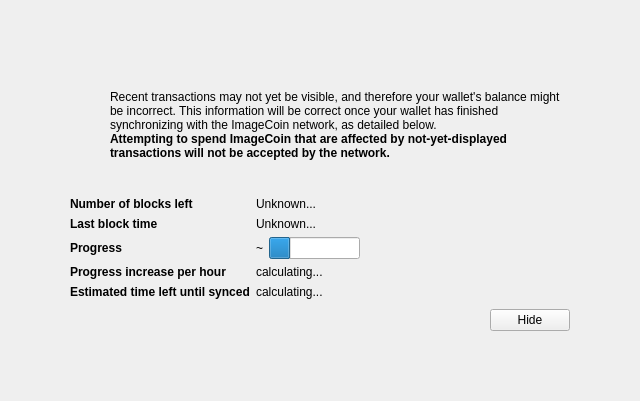
<?xml version="1.0" encoding="UTF-8"?>
<ui version="4.0">
 <class>ModalOverlay</class>
 <widget class="ModalOverlay" name="ModalOverlay">
  <property name="geometry">
   <rect>
    <x>0</x>
    <y>0</y>
    <width>640</width>
    <height>401</height>
   </rect>
  </property>
  <property name="windowTitle">
   <string>Form</string>
  </property>
  <layout class="QVBoxLayout" name="verticalLayout" stretch="0">
   <property name="sizeConstraint">
    <enum>QLayout::SetDefaultConstraint</enum>
   </property>
   <property name="leftMargin">
    <number>0</number>
   </property>
   <property name="topMargin">
    <number>0</number>
   </property>
   <property name="rightMargin">
    <number>0</number>
   </property>
   <property name="bottomMargin">
    <number>0</number>
   </property>
   <item>
    <widget class="QWidget" name="bgWidget" native="true">
     <property name="styleSheet">
      <string notr="true"/>
     </property>
     <layout class="QVBoxLayout" name="verticalLayoutMain" stretch="0">
      <property name="leftMargin">
       <number>60</number>
      </property>
      <property name="topMargin">
       <number>60</number>
      </property>
      <property name="rightMargin">
       <number>60</number>
      </property>
      <property name="bottomMargin">
       <number>60</number>
      </property>
      <item>
       <widget class="QWidget" name="contentWidget" native="true">
        <property name="styleSheet">
         <string notr="true"/>
        </property>
        <layout class="QVBoxLayout" name="verticalLayoutSub" stretch="1,0,0,0,0">
         <property name="spacing">
          <number>0</number>
         </property>
         <property name="leftMargin">
          <number>10</number>
         </property>
         <property name="topMargin">
          <number>10</number>
         </property>
         <property name="rightMargin">
          <number>10</number>
         </property>
         <property name="bottomMargin">
          <number>10</number>
         </property>
         <item>
          <layout class="QHBoxLayout" name="horizontalLayoutIconText" stretch="0,1">
           <property name="topMargin">
            <number>20</number>
           </property>
           <item>
            <layout class="QVBoxLayout" name="verticalLayoutIcon">
             <property name="leftMargin">
              <number>0</number>
             </property>
             <item>
              <widget class="QPushButton" name="warningIcon">
               <property name="enabled">
                <bool>false</bool>
               </property>
               <property name="text">
                <string/>
               </property>
               <property name="icon">
                <iconset>
                 <normaloff>:/icons/warning</normaloff>
                 <disabledoff>:/icons/warning</disabledoff>:/icons/warning</iconset>
               </property>
               <property name="iconSize">
                <size>
                 <width>48</width>
                 <height>48</height>
                </size>
               </property>
               <property name="flat">
                <bool>true</bool>
               </property>
              </widget>
             </item>
             <item>
              <spacer name="verticalSpacerWarningIcon">
               <property name="orientation">
                <enum>Qt::Vertical</enum>
               </property>
               <property name="sizeHint" stdset="0">
                <size>
                 <width>20</width>
                 <height>40</height>
                </size>
               </property>
              </spacer>
             </item>
            </layout>
           </item>
           <item>
            <layout class="QVBoxLayout" name="verticalLayoutInfoText">
             <property name="leftMargin">
              <number>0</number>
             </property>
             <property name="topMargin">
              <number>0</number>
             </property>
             <item>
              <widget class="QLabel" name="infoText">
               <property name="text">
                <string>Recent transactions may not yet be visible, and therefore your wallet's balance might be incorrect. This information will be correct once your wallet has finished synchronizing with the ImageCoin network, as detailed below.</string>
               </property>
               <property name="textFormat">
                <enum>Qt::RichText</enum>
               </property>
               <property name="wordWrap">
                <bool>true</bool>
               </property>
              </widget>
             </item>
             <item>
              <widget class="QLabel" name="infoTextStrong">
               <property name="font">
                <font>
                 <weight>75</weight>
                 <bold>true</bold>
                </font>
               </property>
               <property name="text">
                <string>Attempting to spend ImageCoin that are affected by not-yet-displayed transactions will not be accepted by the network.</string>
               </property>
               <property name="textFormat">
                <enum>Qt::RichText</enum>
               </property>
               <property name="wordWrap">
                <bool>true</bool>
               </property>
              </widget>
             </item>
             <item>
              <spacer name="verticalSpacerInTextSpace">
               <property name="orientation">
                <enum>Qt::Vertical</enum>
               </property>
               <property name="sizeHint" stdset="0">
                <size>
                 <width>20</width>
                 <height>40</height>
                </size>
               </property>
              </spacer>
             </item>
            </layout>
           </item>
          </layout>
         </item>
         <item>
          <spacer name="verticalSpacerAfterText">
           <property name="orientation">
            <enum>Qt::Vertical</enum>
           </property>
           <property name="sizeHint" stdset="0">
            <size>
             <width>20</width>
             <height>40</height>
            </size>
           </property>
          </spacer>
         </item>
         <item>
          <layout class="QFormLayout" name="formLayout">
           <property name="fieldGrowthPolicy">
            <enum>QFormLayout::FieldsStayAtSizeHint</enum>
           </property>
           <property name="horizontalSpacing">
            <number>6</number>
           </property>
           <property name="verticalSpacing">
            <number>6</number>
           </property>
           <property name="topMargin">
            <number>10</number>
           </property>
           <item row="0" column="0">
            <widget class="QLabel" name="labelNumberOfBlocksLeft">
             <property name="font">
              <font>
               <weight>75</weight>
               <bold>true</bold>
              </font>
             </property>
             <property name="text">
              <string>Number of blocks left</string>
             </property>
            </widget>
           </item>
           <item row="0" column="1">
            <widget class="QLabel" name="numberOfBlocksLeft">
             <property name="text">
              <string>Unknown...</string>
             </property>
            </widget>
           </item>
           <item row="1" column="0">
            <widget class="QLabel" name="labelLastBlockTime">
             <property name="font">
              <font>
               <weight>75</weight>
               <bold>true</bold>
              </font>
             </property>
             <property name="text">
              <string>Last block time</string>
             </property>
            </widget>
           </item>
           <item row="1" column="1">
            <widget class="QLabel" name="newestBlockDate">
             <property name="sizePolicy">
              <sizepolicy hsizetype="Maximum" vsizetype="Preferred">
               <horstretch>0</horstretch>
               <verstretch>0</verstretch>
              </sizepolicy>
             </property>
             <property name="text">
              <string>Unknown...</string>
             </property>
            </widget>
           </item>
           <item row="2" column="0">
            <widget class="QLabel" name="labelSyncDone">
             <property name="font">
              <font>
               <weight>75</weight>
               <bold>true</bold>
              </font>
             </property>
             <property name="text">
              <string>Progress</string>
             </property>
            </widget>
           </item>
           <item row="2" column="1">
            <layout class="QHBoxLayout" name="horizontalLayoutSync" stretch="0,1">
             <item>
              <widget class="QLabel" name="percentageProgress">
               <property name="text">
                <string>~</string>
               </property>
              </widget>
             </item>
             <item>
              <widget class="QProgressBar" name="progressBar">
               <property name="value">
                <number>24</number>
               </property>
               <property name="format">
                <string/>
               </property>
              </widget>
             </item>
            </layout>
           </item>
           <item row="4" column="0">
            <widget class="QLabel" name="labelProgressIncrease">
             <property name="font">
              <font>
               <weight>75</weight>
               <bold>true</bold>
              </font>
             </property>
             <property name="text">
              <string>Progress increase per hour</string>
             </property>
            </widget>
           </item>
           <item row="4" column="1">
            <widget class="QLabel" name="progressIncreasePerH">
             <property name="text">
              <string>calculating...</string>
             </property>
            </widget>
           </item>
           <item row="5" column="0">
            <widget class="QLabel" name="labelEstimatedTimeLeft">
             <property name="font">
              <font>
               <weight>75</weight>
               <bold>true</bold>
              </font>
             </property>
             <property name="text">
              <string>Estimated time left until synced</string>
             </property>
            </widget>
           </item>
           <item row="5" column="1">
            <widget class="QLabel" name="expectedTimeLeft">
             <property name="text">
              <string>calculating...</string>
             </property>
            </widget>
           </item>
          </layout>
         </item>
         <item>
          <layout class="QHBoxLayout" name="horizontalLayoutButtons">
           <property name="leftMargin">
            <number>10</number>
           </property>
           <property name="topMargin">
            <number>10</number>
           </property>
           <item>
            <spacer name="horizontalSpacer">
             <property name="orientation">
              <enum>Qt::Horizontal</enum>
             </property>
             <property name="sizeHint" stdset="0">
              <size>
               <width>40</width>
               <height>20</height>
              </size>
             </property>
            </spacer>
           </item>
           <item>
            <widget class="QPushButton" name="closeButton">
             <property name="text">
              <string>Hide</string>
             </property>
            </widget>
           </item>
          </layout>
         </item>
         <item>
          <layout class="QVBoxLayout" name="verticalLayout_2">
           <item>
            <spacer name="verticalSpacer">
             <property name="orientation">
              <enum>Qt::Vertical</enum>
             </property>
             <property name="sizeHint" stdset="0">
              <size>
               <width>20</width>
               <height>40</height>
              </size>
             </property>
            </spacer>
           </item>
          </layout>
         </item>
        </layout>
       </widget>
      </item>
     </layout>
    </widget>
   </item>
  </layout>
 </widget>
 <customwidgets>
  <customwidget>
   <class>ModalOverlay</class>
   <extends>QWidget</extends>
   <header>modaloverlay.h</header>
   <container>1</container>
  </customwidget>
 </customwidgets>
 <resources/>
 <connections/>
</ui>
